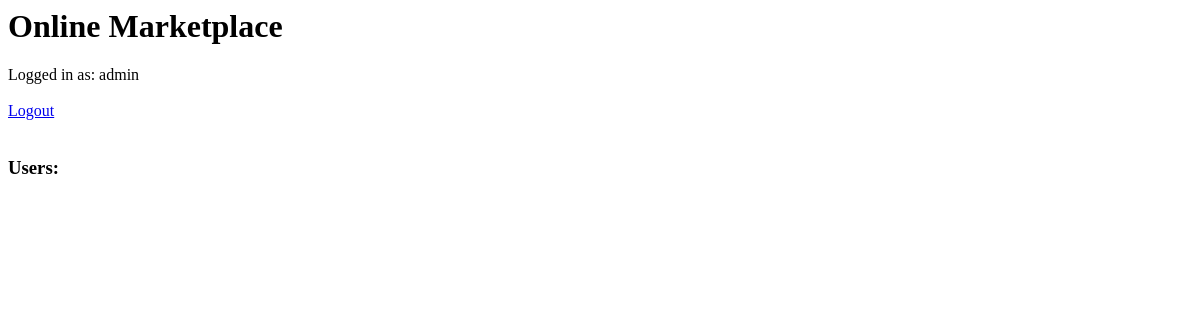
/admin/edit/xth3rm4lx, run on an earlier commit of the app's database.
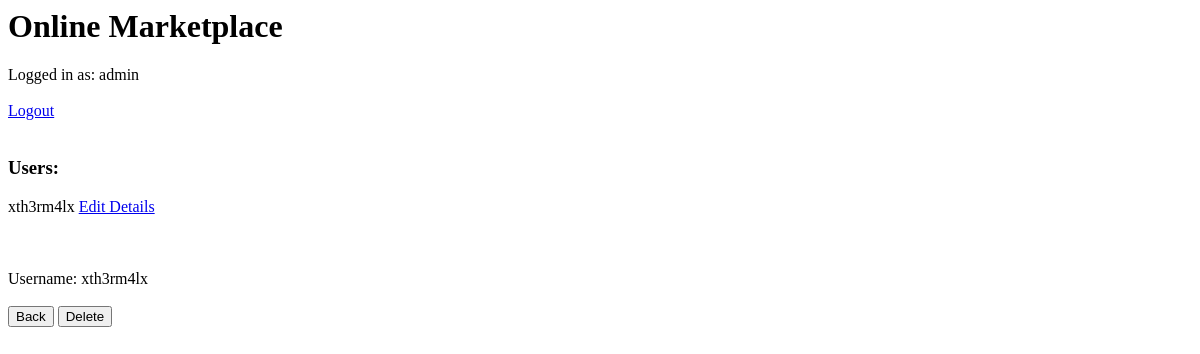
And on a later commit of the database.
### application/models.py (models this page shows)
class Users(db.Model):
    username = db.Column(db.String(30), primary_key = True)
    password = db.Column(db.String(30), nullable = False)
    items = db.relationship('Inventory', backref = 'users')

### application/routes.py (the view, shortened to what this page needs)
@app.route('/admin/edit/<username>', methods = ['GET', 'POST'])
def edit_admin(username):
    error = ""
    form = LoginForm()
    all = Users.query.filter_by(username = username).all()
    return render_template('update_admin.html', form = form, message = error, all = all)

### application/models.py
class LoginForm(FlaskForm):
    username = StringField('Username')
    password = PasswordField('Password')
    login = SubmitField('Login')
    register = SubmitField('Create a New Account')
    delete = SubmitField("Delete")
    back = SubmitField("Back")

### application/templates/update_admin.html (shortened to what this page needs)
{% extends "admin.html" %}
{% block body2 %}
{% for i in all %}
<br><br>
<div class='form'>
    <form method='POST' action="{{ url_for('edit_admin', username = i.username) }}">
        {{ form.username.label }}: {{ i.username }}
        <br><br>
        {{ form.back }} {{ form.delete }} {{ message }}
    </form>
</div>
<br>
{% endfor %}
{% endblock body2 %}

### application/templates/admin.html
{% extends "layout.html" %}
{% block body %}
Logged in as: admin <br><br>
<a href = {{ url_for('login') }}>Logout</a><br> <br>
<h3>Users:</h3>
{% for i in all %}
<div class='form'>
    {{ i.username }}
    <a href = {{ url_for('edit_admin', username = i.username) }}>Edit Details</a><br> <br>
</div>
{% endfor %}
{% endblock body %}

What changed in the data, as far as the page shows it:
added Users: username "xth3rm4lx", username.label "Username"
